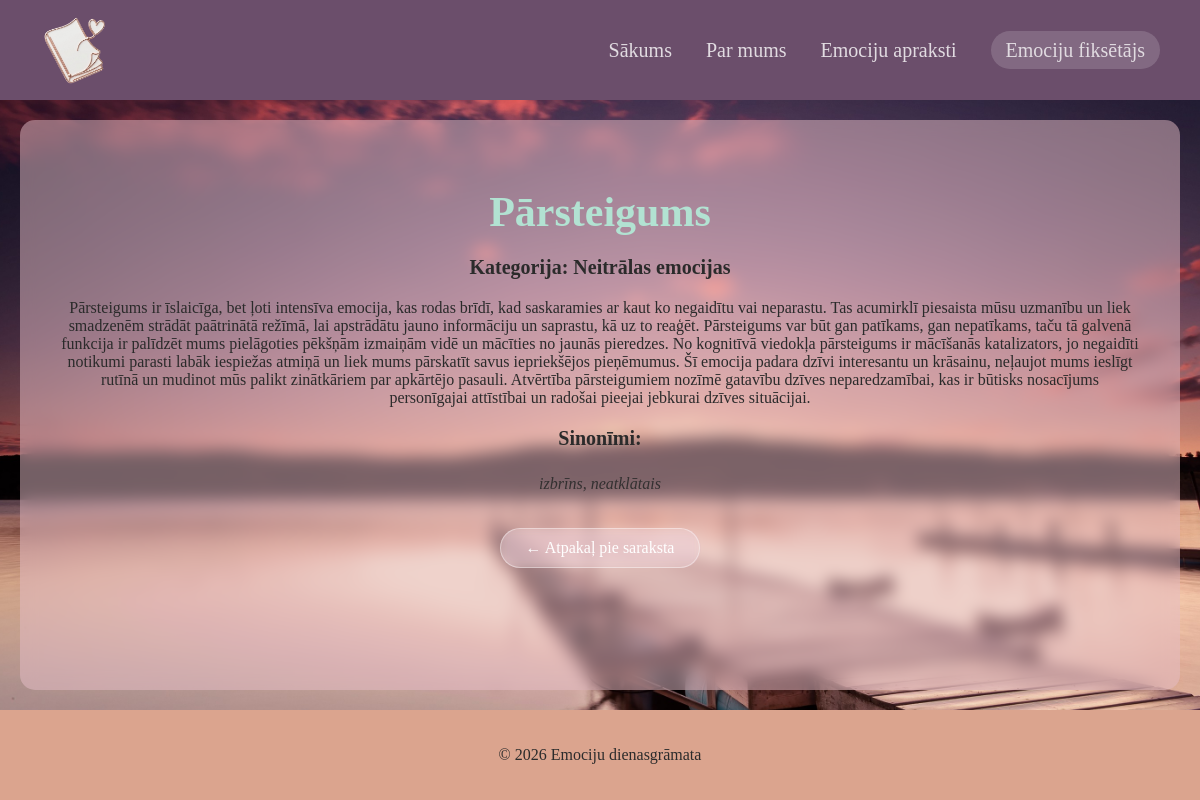
Screenshot of /apraksti/6 with the database file from the repository.
### tables this page shows
CREATE TABLE emotions (
	id INTEGER NOT NULL PRIMARY KEY AUTOINCREMENT,
	vards TEXT NOT NULL,
	apraksts TEXT,
	category_id INTEGER NOT NULL, garaks_apraksts TEXT,
	CONSTRAINT emotions_categories_FK FOREIGN KEY (category_id) REFERENCES categories(id)
);

CREATE TABLE categories (
	id INTEGER NOT NULL PRIMARY KEY AUTOINCREMENT,
	nosaukums TEXT NOT NULL
);

CREATE TABLE synonyms (
	id INTEGER NOT NULL PRIMARY KEY AUTOINCREMENT,
	emotion_id INTEGER NOT NULL,
	sinonimi TEXT,
	CONSTRAINT synonyms_emotions_FK FOREIGN KEY (emotion_id) REFERENCES emotions(id)
);

### app.py (the view)
@app.route('/apraksti/<int:emotion_id>')
def description_detail(emotion_id):
    conn = get_db_connection()
    emotion = conn.execute('''
        SELECT e.*, c.nosaukums AS kategorija, v.krasas_kods
        FROM emotions e
        JOIN categories c ON e.category_id = c.id
        JOIN visuals v ON e.id = v.emotion_id
        WHERE e.id = ?''', (emotion_id,)).fetchone()
    synonyms = conn.execute(
        'SELECT * FROM synonyms WHERE emotion_id = ?', (emotion_id,)).fetchall()
    conn.close()
    return render_template('description_detail.html', emotion=emotion, synonyms=synonyms)

### app.py (called while the page is built)
def get_db_connection():
    db = Path(__file__).parent / "emociju-dienasgramata.db"
    conn = sqlite3.connect(db)
    conn.row_factory = sqlite3.Row
    return conn

### templates/description_detail.html (shortened to what this page needs)
{% extends "base.html" %}
{% block content %}
<div class="detail-container">
    <h1 style="color: {{ emotion.krasas_kods }}">{{ emotion.vards }}</h1>
    <div class="glass-box">
        <h3>Kategorija: {{ emotion.kategorija }} emocijas</h3>
        <p>{{ emotion.garaks_apraksts }}</p>
    </div>
    <h3>Sinonīmi:</h3>
    <ul>
        {% for s in synonyms %}
        <li>{{ s.sinonimi }}</li>
        {% endfor %}
    </ul>
    <a href="/apraksti" class="back-button">← Atpakaļ pie saraksta</a>
</div>
{% endblock %}

### static/style.css (style rules this page uses)
body { font-family:Cambria, Cochin, Georgia, Times, 'Times New Roman', serif; background-image: url("/static/images/your_background.jpg"); background-attachment: fixed; background-size: cover; background-position: center; background-repeat: no-repeat; color: #2b2b2b; margin: 0; padding: 0; }
.detail-container ul { list-style: none; padding: 0; margin: 0 auto; text-align: center; }
.detail-container li { display: inline-block; margin: 5px; font-style: italic; opacity: 0.9; }
.back-button { display: inline-block; margin-top: 30px; padding: 10px 25px; background: #ffffff26; border: 1px solid #ffffff66; border-radius: 30px; color: white !important; text-decoration: none; transition: all 0.3s ease; backdrop-filter: blur(5px); }
h1 { font-size: 42px; margin-bottom: 20px; color: #2b2b2b; text-align: center; }
h3 { font-size: 20px; margin-bottom: 20px; color: #2b2b2b; text-align: center; }

### rows the page displays
emotions: vards "Pārsteigums", garaks_apraksts "Pārsteigums ir īslaicīga, bet ļoti intensīva emocija, kas rodas brīdī, kad saskaramies ar kaut ko negaidītu vai neparastu. Tas acumirklī piesaista mūsu uzmanību un liek smadzenēm strādāt paātrinātā režīmā, lai apstrādātu jauno informāciju un saprastu, kā uz to reaģēt. Pārsteigums var būt gan patīkams, gan nepatīkams, taču tā galvenā funkcija ir palīdzēt mums pielāgoties pēkšņām izmaiņām vidē un mācīties no jaunās pieredzes. No kognitīvā viedokļa pārsteigums ir mācīšanās katalizators, jo negaidīti notikumi parasti labāk iespiežas atmiņā un liek mums pārskatīt savus iepriekšējos pieņēmumus. Šī emocija padara dzīvi interesantu un krāsainu, neļaujot mums ieslīgt rutīnā un mudinot mūs palikt…"
categories: kategorija "Neitrālas"
synonyms: sinonimi "izbrīns, neatklātais"
